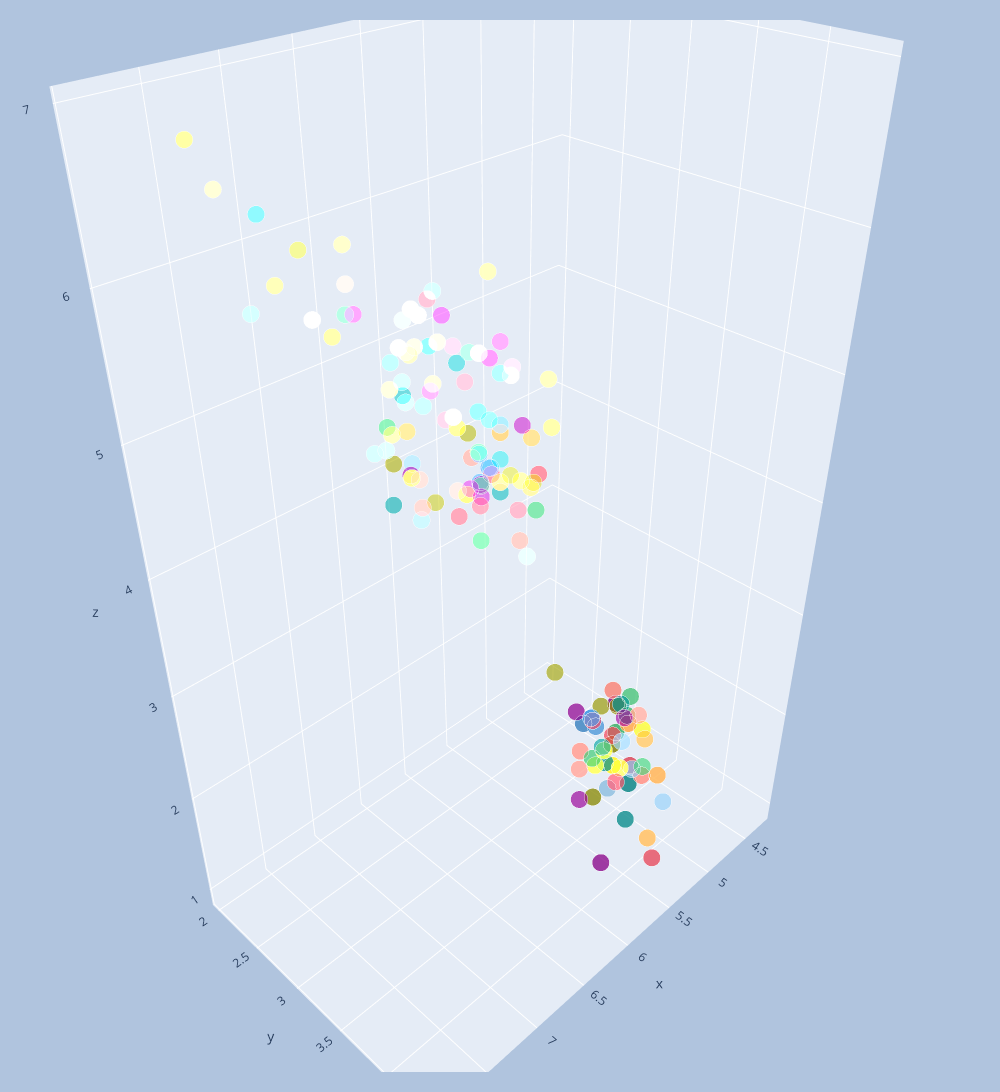

Notebook source saved alongside this figure:
### Code cell
l12_10 = cf.Layout(height=1200,
                    width=1000,
                    margin=dict(l=20, r=20, t=20, b=20),
                    paper_bgcolor="LightSteelBlue")

fig = iris.iplot(kind = 'scatter3d',
                x = 'SepalLengthCm',
                y = 'SepalWidthCm',
                z = 'PetalLengthCm',
                asFigure=True,
                layout=l12_10)

fig.show()
fig.write_html('0326 iplots/0326v - 47.html')
fig.write_image('0326 iplots/0326v - 47.png')

### Figure 1 — Plotly figure (JSON) as saved in the notebook; plotly's stock layout.template omitted (floating-point values rounded to 4 significant figures; data arrays with more than 128 entries replaced by an {"elided": "..."} marker saying what was removed)
{"data": [{"marker": {"color": {"elided": "150 str values"}, "opacity": 0.8, "size": {"elided": "150 int values"}, "symbol": "circle"}, "mode": "markers", "text": {"elided": "150 str values"}, "type": "scatter3d", "x": {"elided": "150 float values"}, "y": {"elided": "150 float values"}, "z": {"elided": "150 float values"}}], "layout": {"height": 1200, "margin": {"b": 20, "l": 20, "r": 20, "t": 20}, "paper_bgcolor": "LightSteelBlue", "width": 1000}}
